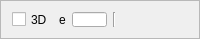
     <widget class="QFrame" name="headerFrame">
      <property name="minimumSize">
       <size>
        <width>0</width>
        <height>39</height>
       </size>
      </property>
      <property name="maximumSize">
       <size>
        <width>16777215</width>
        <height>35</height>
       </size>
      </property>
      <property name="frameShape">
       <enum>QFrame::StyledPanel</enum>
      </property>
      <property name="frameShadow">
       <enum>QFrame::Raised</enum>
      </property>
      <layout class="QHBoxLayout" name="horizontalLayout">
       <item>
        <widget class="QCheckBox" name="threeDCheckBox">
         <property name="sizePolicy">
          <sizepolicy hsizetype="Minimum" vsizetype="Minimum">
           <horstretch>0</horstretch>
           <verstretch>0</verstretch>
          </sizepolicy>
         </property>
         <property name="text">
          <string>3D</string>
         </property>
        </widget>
       </item>
       <item>
        <widget class="QLabel" name="label_3">
         <property name="text">
          <string>e</string>
         </property>
        </widget>
       </item>
       <item>
        <widget class="QLineEdit" name="lineEdit">
         <property name="maximumSize">
          <size>
           <width>35</width>
           <height>45</height>
          </size>
         </property>
        </widget>
       </item>
       <item>
        <widget class="Line" name="line_4">
         <property name="sizePolicy">
          <sizepolicy hsizetype="Minimum" vsizetype="Minimum">
           <horstretch>0</horstretch>
           <verstretch>0</verstretch>
          </sizepolicy>
         </property>
         <property name="orientation">
          <enum>Qt::Vertical</enum>
         </property>
        </widget>
       </item>
       <item>
        <spacer name="horizontalSpacer">
         <property name="orientation">
          <enum>Qt::Horizontal</enum>
         </property>
         <property name="sizeHint" stdset="0">
          <size>
           <width>40</width>
           <height>20</height>
          </size>
         </property>
        </spacer>
       </item>
      </layout>
     </widget>
